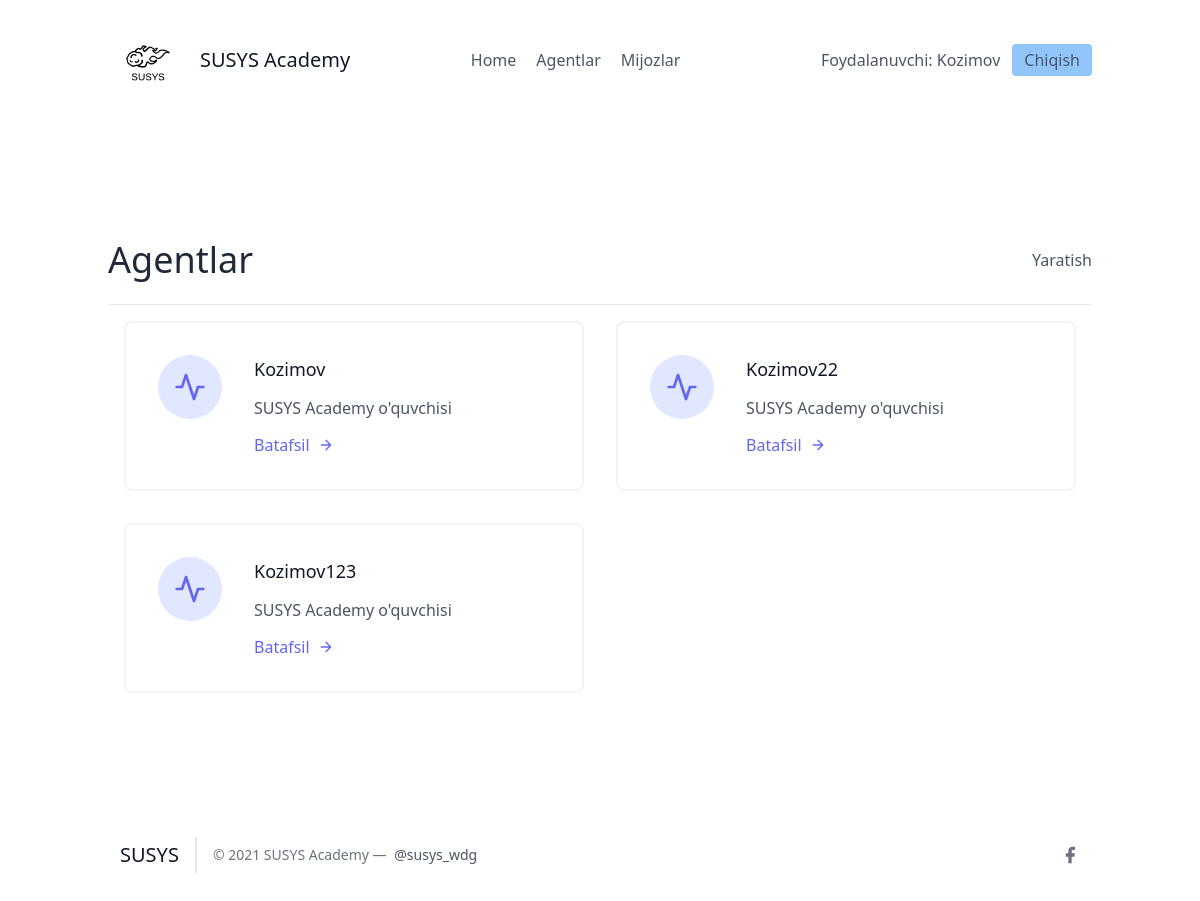
Screenshot of /agents/ (signed in) with the database file from the repository.
### leads/models.py (models this page shows, shortened)
class User(AbstractUser):
    is_organisor = models.BooleanField(default=True)
    is_agent = models.BooleanField(default=False)

class Agent(models.Model):
    user = models.OneToOneField(User, on_delete=models.CASCADE)
    organisation = models.ForeignKey(UserProfile, on_delete=models.CASCADE)

### agents/views.py (the view)
# urls.py: path('', AgentListView.as_view(), name="agent-list"),
class AgentListView(OrganisorAndLoginRequiredMixin, generic.ListView):
    template_name = "agents/agents_lists.html"
    def get_queryset(self):
        organisation = self.request.user.userprofile
        return Agent.objects.filter(organisation = organisation)

### agents/mixins.py (called while the page is built)
    def dispatch(self, request, *args, **kwargs):
        if not request.user.is_authenticated or not request.user.is_organisor:
            return redirect("login")
        return super().dispatch(request, *args, **kwargs)

### agents/templates/agents/agents_lists.html (shortened to what this page needs)
{% extends 'base.html' %}
{% block content %}
<section class="text-gray-600 body-font">
  <div class="container px-5 py-24 mx-auto flex flex-wrap">
    <div class="w-full py-6 flex justify-between items-center border-b border-gray-200">
        <div>
            <h1 class="text-4xl text-gray-800">Agentlar</h1>
        </div>
        <div>
            <a class="y=text-gray-500 hover:text-blue-700" href="{% url 'agents:agent-create' %}">Yaratish</a>
        </div>
    </div>
    <div class="flex flex-wrap">
      {% for agent in object_list %}
      <div class="p-4 lg:w-1/2 md:w-full">
        <div class="flex border-2 rounded-lg border-gray-200 border-opacity-50 p-8 sm:flex-row flex-col">
          <div class="w-16 h-16 sm:mr-8 sm:mb-0 mb-4 inline-flex items-center justify-center rounded-full bg-indigo-100 text-indigo-500 flex-shrink-0">
            <svg fill="none" stroke="currentColor" stroke-linecap="round" stroke-linejoin="round" stroke-width="2" class="w-8 h-8" viewBox="0 0 24 24">
              <path d="M22 12h-4l-3 9L9 3l-3 9H2"></path>
            </svg>
          </div>
          <div class="flex-grow">
            <h2 class="text-gray-900 text-lg title-font font-medium mb-3">{{ agent.user.username }}</h2>
            <p class="leading-relaxed text-base">SUSYS Academy o'quvchisi</p>
            <a href="{% url 'agents:agent-detail' agent.pk %}" class="mt-3 text-indigo-500 inline-flex items-center">Batafsil
              <svg fill="none" stroke="currentColor" stroke-linecap="round" stroke-linejoin="round" stroke-width="2" class="w-4 h-4 ml-2" viewBox="0 0 24 24">
                <path d="M5 12h14M12 5l7 7-7 7"></path>
              </svg>
            </a>
          </div>
        </div>
      </div>
      {% endfor %}
    </div>
  </div>
</section>
{% endblock %}

### frontend/details/navbar.html
{% load static %}
<header class="text-gray-600 body-font">
  <div class="container mx-auto flex flex-wrap p-5 flex-col md:flex-row items-center">
    <a class="flex title-font font-medium items-center text-gray-900 mb-4 md:mb-0">
      <img src="{% static 'img/logo-dark.png' %}" style="width: 80px;" alt="Logo">
      <span class="ml-3 text-xl">SUSYS Academy</span>
    </a>
    <nav class="md:ml-auto md:mr-auto flex flex-wrap items-center text-base justify-center">
      <a href="/" class="mr-5 hover:text-gray-900">Home</a>
    {% if not request.user.is_authenticated %}
      </nav>
        <button class="inline-flex items-center bg-blue-300 border-0 py-1 px-3 focus:outline-none hover:bg-blue-200 rounded text-base mt-4 md:mt-0" style="margin-right: 20px">
          <a  href="{% url 'signup' %}">Ro'yxatdan o'tish
          </a>
        </button>
    {% else %}
      {% if request.user.is_organisor %}
        <a href="/agents/" class="mr-5 hover:text-gray-900">Agentlar</a>
        {% endif %}
        <a href="/leads/" class="mr-5 hover:text-gray-900">Mijozlar</a>
      </nav>
    {% endif %}
    {% if request.user.is_authenticated %}
      Foydalanuvchi: {{ request.user.username }}
      <button class="ml-3 inline-flex items-center bg-blue-300 border-0 py-1 px-3 focus:outline-none hover:bg-blue-200 rounded text-base mt-4 md:mt-0">
        <a  href="{% url 'logout' %}">Chiqish
        </a>
      </button>
    {% else %}
    <button class="inline-flex items-center bg-blue-300 border-0 py-1 px-3 focus:outline-none hover:bg-blue-200 rounded text-base mt-4 md:mt-0">
      <a href="{% url 'login' %}">Kirish
    </a>
    </button>
    {% endif %}
  </div>
</header>

### rows the page displays
User: user.username "Kozimov"
Agent: user.username "Kozimov"
Agent: user.username "Kozimov22"
Agent: user.username "Kozimov123"
